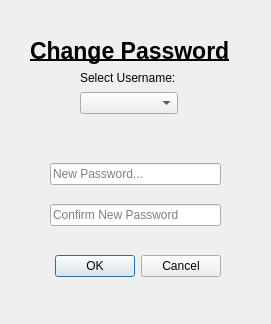
<?xml version="1.0" encoding="UTF-8"?>
<ui version="4.0">
 <class>AdminChangePassword</class>
 <widget class="QDialog" name="AdminChangePassword">
  <property name="geometry">
   <rect>
    <x>0</x>
    <y>0</y>
    <width>271</width>
    <height>324</height>
   </rect>
  </property>
  <property name="windowTitle">
   <string>Dialog</string>
  </property>
  <widget class="QDialogButtonBox" name="buttonBox">
   <property name="geometry">
    <rect>
     <x>40</x>
     <y>250</y>
     <width>181</width>
     <height>32</height>
    </rect>
   </property>
   <property name="orientation">
    <enum>Qt::Horizontal</enum>
   </property>
   <property name="standardButtons">
    <set>QDialogButtonBox::Cancel|QDialogButtonBox::Ok</set>
   </property>
  </widget>
  <widget class="QWidget" name="layoutWidget">
   <property name="geometry">
    <rect>
     <x>50</x>
     <y>150</y>
     <width>171</width>
     <height>91</height>
    </rect>
   </property>
   <layout class="QVBoxLayout" name="verticalLayout">
    <item>
     <widget class="QLineEdit" name="newpassword">
      <property name="placeholderText">
       <string>New Password...</string>
      </property>
     </widget>
    </item>
    <item>
     <widget class="QLineEdit" name="confirm">
      <property name="placeholderText">
       <string>Confirm New Password</string>
      </property>
     </widget>
    </item>
   </layout>
  </widget>
  <widget class="QWidget" name="layoutWidget">
   <property name="geometry">
    <rect>
     <x>80</x>
     <y>70</y>
     <width>98</width>
     <height>44</height>
    </rect>
   </property>
   <layout class="QVBoxLayout" name="verticalLayout_2">
    <item>
     <widget class="QLabel" name="label">
      <property name="text">
       <string>Select Username:</string>
      </property>
     </widget>
    </item>
    <item>
     <widget class="QComboBox" name="usernameBox"/>
    </item>
   </layout>
  </widget>
  <widget class="QLabel" name="label_2">
   <property name="geometry">
    <rect>
     <x>30</x>
     <y>30</y>
     <width>211</width>
     <height>41</height>
    </rect>
   </property>
   <property name="font">
    <font>
     <pointsize>17</pointsize>
     <weight>75</weight>
     <bold>true</bold>
     <underline>true</underline>
    </font>
   </property>
   <property name="text">
    <string>Change Password</string>
   </property>
  </widget>
 </widget>
 <tabstops>
  <tabstop>usernameBox</tabstop>
  <tabstop>newpassword</tabstop>
  <tabstop>confirm</tabstop>
 </tabstops>
 <resources/>
 <connections>
  <connection>
   <sender>buttonBox</sender>
   <signal>accepted()</signal>
   <receiver>AdminChangePassword</receiver>
   <slot>accept()</slot>
   <hints>
    <hint type="sourcelabel">
     <x>248</x>
     <y>254</y>
    </hint>
    <hint type="destinationlabel">
     <x>157</x>
     <y>274</y>
    </hint>
   </hints>
  </connection>
  <connection>
   <sender>buttonBox</sender>
   <signal>rejected()</signal>
   <receiver>AdminChangePassword</receiver>
   <slot>reject()</slot>
   <hints>
    <hint type="sourcelabel">
     <x>316</x>
     <y>260</y>
    </hint>
    <hint type="destinationlabel">
     <x>286</x>
     <y>274</y>
    </hint>
   </hints>
  </connection>
 </connections>
</ui>
